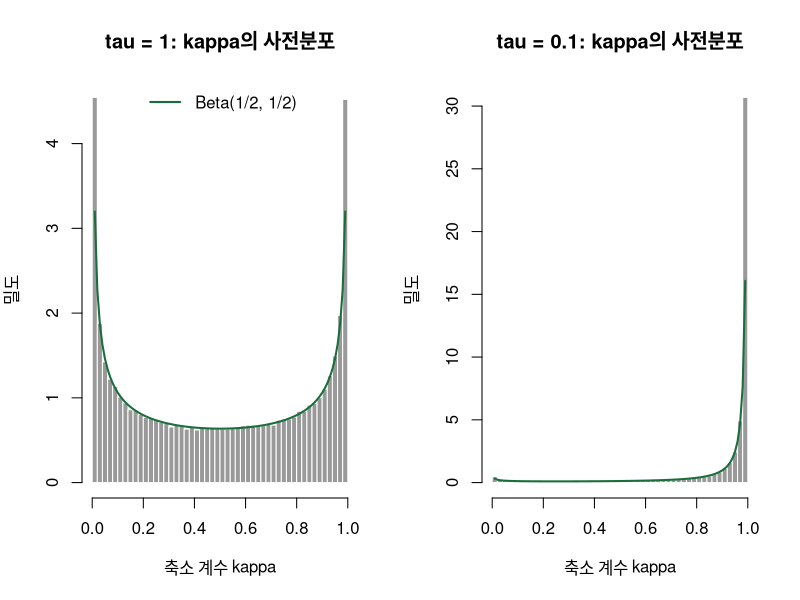
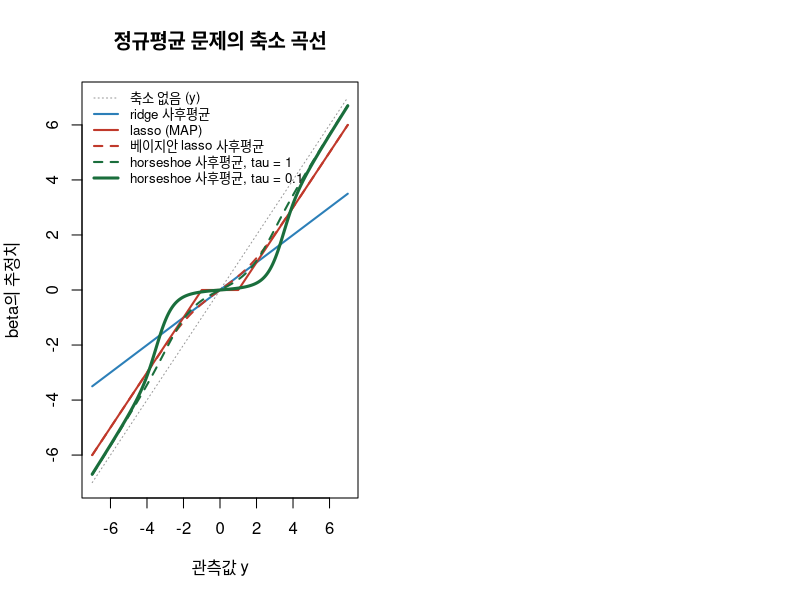
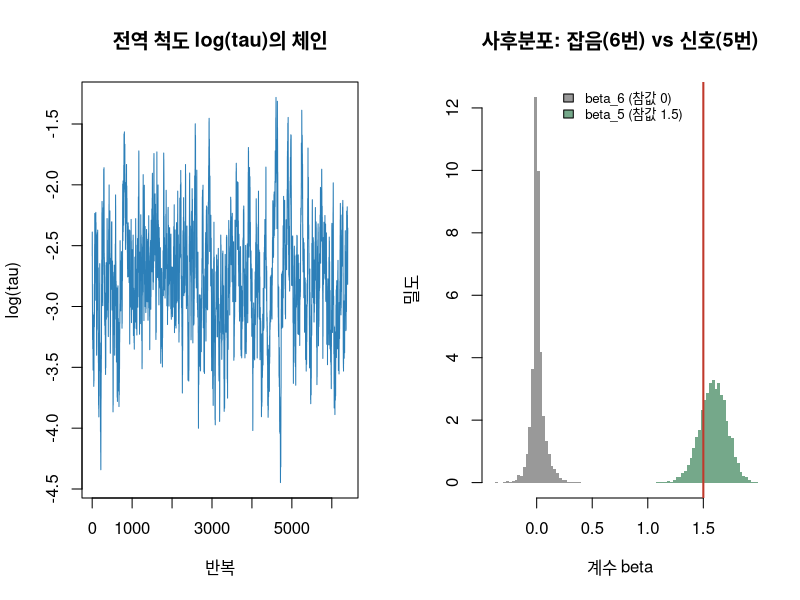
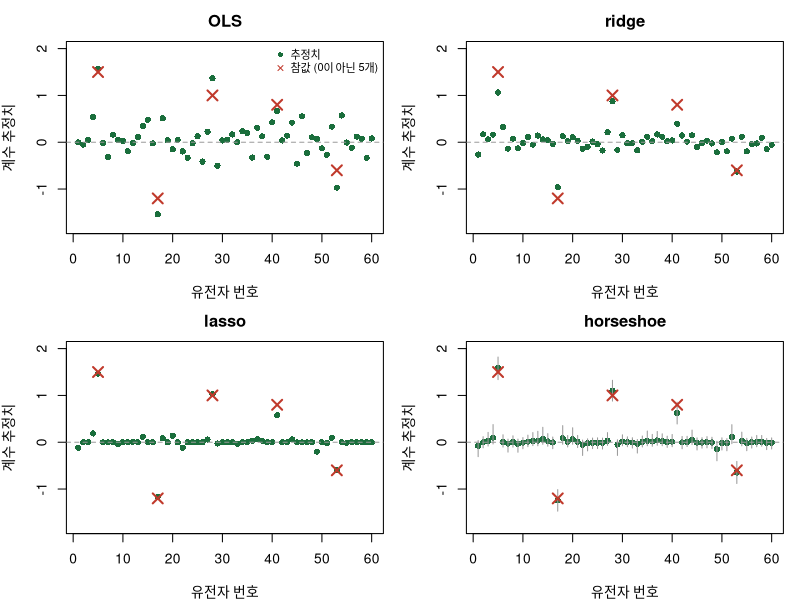
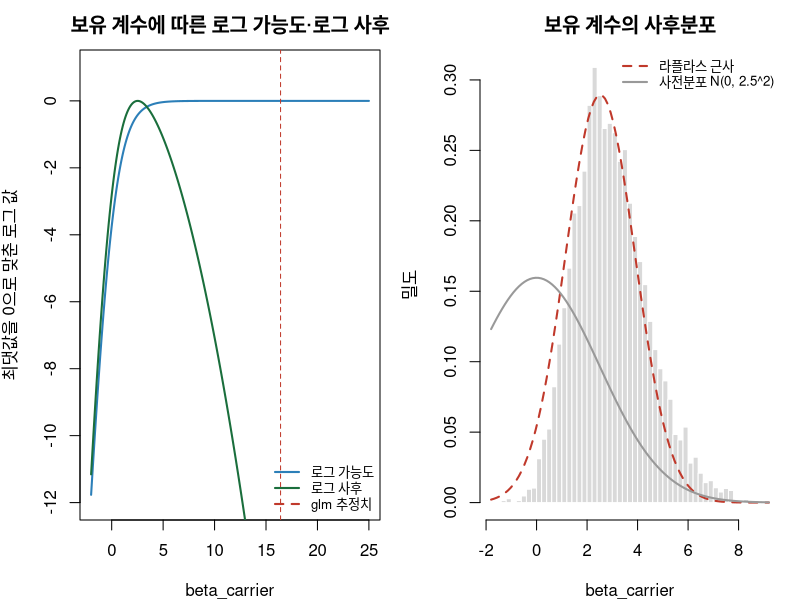
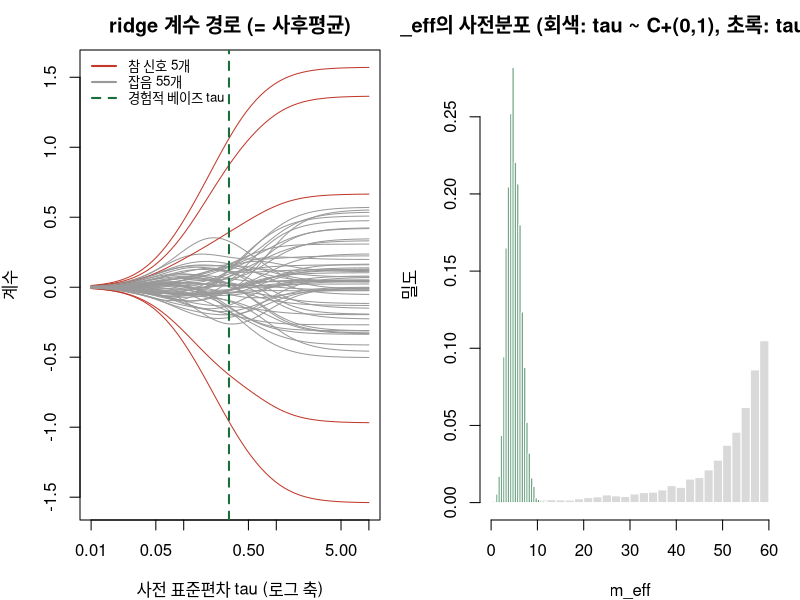

These charts were generated, in order, by the following R code:
## ---- chunk 1
set.seed(8); n <- 80; p <- 60                             # 환자 80명, 후보 유전자 60개
sigma_x <- 0.5^abs(outer(1:p, 1:p, "-"))                  # 이웃 유전자끼리 상관 0.5^|i-j|
x_mat <- matrix(rnorm(n * p), n, p) %*% chol(sigma_x)
x_mat <- apply(x_mat, 2, function(v) (v - mean(v)) / sd(v))   # 열 표준화
idx_true <- c(5, 17, 28, 41, 53); beta_true <- rep(0, p); beta_true[idx_true] <- c(1.5, -1.2, 1.0, 0.8, -0.6)  # 5개만 0이 아님
y <- drop(x_mat %*% beta_true + rnorm(n, 0, 1)); y <- y - mean(y)   # 약물 반응 (중심화)
b_ols <- drop(solve(crossprod(x_mat), crossprod(x_mat, y)))         # OLS
rmse <- function(b, j = 1:p) sqrt(mean((b[j] - beta_true[j])^2))  # 계수 RMSE
cat(sprintf("OLS 계수 RMSE = %.3f | 참값이 0인 55개 중 |OLS 추정치|의 최댓값 = %.2f\n", rmse(b_ols), max(abs(b_ols[-idx_true]))))
## ---- chunk 2
neg_log_marg <- function(par) {                  # -log N(y; 0, sigma^2 I + tau^2 XX') (상수 제외)
  k_mat <- exp(2 * par[1]) * diag(n) + exp(2 * par[2]) * tcrossprod(x_mat); r <- chol(k_mat)
  sum(log(diag(r))) + 0.5 * sum(backsolve(r, y, transpose = TRUE)^2)
}
fit_eb <- optim(c(0, log(0.3)), neg_log_marg); sigma_eb <- exp(fit_eb$par[1]); tau_eb <- exp(fit_eb$par[2]); lambda_r <- sigma_eb^2 / tau_eb^2
b_ridge <- drop(solve(crossprod(x_mat) + lambda_r * diag(p), crossprod(x_mat, y)))  # ridge 공식
v_post <- solve(crossprod(x_mat) / sigma_eb^2 + diag(p) / tau_eb^2); m_post <- drop(v_post %*% crossprod(x_mat, y)) / sigma_eb^2  # 켤레 사후 공분산·평균
cat(sprintf("sigma = %.3f, tau = %.3f, lambda = sigma^2/tau^2 = %.2f | ridge와 사후평균의 최대 차이 = %.1e\n",
            sigma_eb, tau_eb, lambda_r, max(abs(b_ridge - m_post))))
sd_ridge <- sqrt(diag(v_post)); tab_r <- round(cbind(beta_true, b_ridge, b_ridge - 1.96 * sd_ridge, b_ridge + 1.96 * sd_ridge)[idx_true, ], 2)
dimnames(tab_r) <- list(paste0("유전자", idx_true), c("참값", "ridge", "95% 하한", "95% 상한")); print(tab_r)
cat(sprintf("ridge 계수 RMSE = %.3f (OLS %.3f)\n", rmse(b_ridge), rmse(b_ols)))
## ---- chunk 3
soft <- function(z, g) sign(z) * pmax(abs(z) - g, 0)        # soft-thresholding
lasso_cd <- function(x, y, lambda, beta = rep(0, ncol(x)), max_sweep = 1000, tol = 1e-8) {
  xtx <- crossprod(x); xty <- drop(crossprod(x, y))
  for (s in 1:max_sweep) {
    b_old <- beta                                           # 한 바퀴(sweep) 전의 값
    for (j in seq_along(beta))                              # 좌표 하나씩, 나머지는 고정. 첫 인자가 x_j'(부분잔차)
      beta[j] <- soft(xty[j] - sum(xtx[j, -j] * beta[-j]), lambda) / xtx[j, j]
    if (max(abs(beta - b_old)) < tol) break
  }
  beta
}
lam_max <- max(abs(crossprod(x_mat, y))); lam_grid <- exp(seq(log(lam_max), log(0.03 * lam_max), length.out = 25))  # lam_max 이상이면 모두 0
set.seed(1); fold <- sample(rep(1:5, length.out = n))       # 5겹 교차검증
cv_one <- function(k) {                                     # warm start: 앞 lambda의 해에서 출발
  tr <- fold != k; b <- rep(0, p); out <- numeric(length(lam_grid))
  for (i in seq_along(lam_grid)) {
    b <- lasso_cd(x_mat[tr, ], y[tr], lam_grid[i], b, tol = 1e-6); out[i] <- mean((y[!tr] - x_mat[!tr, ] %*% b)^2) }
  out
}
cv_mse <- rowMeans(sapply(1:5, cv_one)); lam_cv <- lam_grid[which.min(cv_mse)]
b_lasso <- lasso_cd(x_mat, y, lam_cv); kkt <- abs(drop(crossprod(x_mat, y - x_mat %*% b_lasso)))  # 0인 계수에서 lambda 이하여야 함
cat(sprintf("lambda = %.2f (격자 %d번째) | 0이 아닌 계수 %d개 (참 신호 %d개 포함) | 0인 계수의 max|x'r| = %.2f\n",
            lam_cv, which.min(cv_mse), sum(b_lasso != 0), sum(b_lasso[idx_true] != 0), max(kkt[b_lasso == 0])))
cat("참 신호 위치의 lasso 추정치:", round(b_lasso[idx_true], 2), sprintf("| 계수 RMSE = %.3f\n", rmse(b_lasso)))
## ---- chunk 4
set.seed(2); lam_draw <- abs(rcauchy(1e5))                 # lambda_j ~ C+(0,1)
kappa_1 <- 1 / (1 + lam_draw^2 * 1^2); kappa_01 <- 1 / (1 + lam_draw^2 * 0.1^2)   # tau = 1, tau = 0.1
par(mfrow = c(1, 2))
hist(kappa_1, breaks = 50, freq = FALSE, col = "grey60", border = "white", main = "tau = 1: kappa의 사전분포", xlab = "축소 계수 kappa", ylab = "밀도")
curve(dbeta(x, 0.5, 0.5), add = TRUE, col = "#1a6e3c", lwd = 2); legend("top", "Beta(1/2, 1/2)", col = "#1a6e3c", lwd = 2, bty = "n")
hist(kappa_01, breaks = 50, freq = FALSE, col = "grey60", border = "white", main = "tau = 0.1: kappa의 사전분포", xlab = "축소 계수 kappa", ylab = "밀도")
curve(0.1 / pi / (sqrt(x * (1 - x)) * (1 + (0.1^2 - 1) * x)), add = TRUE, col = "#1a6e3c", lwd = 2)   # p(kappa | tau) 정확한 밀도
cat(sprintf("tau = 1  : Pr(kappa > 0.9) = %.3f, Pr(kappa < 0.5) = %.3f\n", mean(kappa_1 > 0.9), mean(kappa_1 < 0.5)))
cat(sprintf("tau = 0.1: Pr(kappa > 0.9) = %.3f, Pr(kappa < 0.5) = %.3f\n", mean(kappa_01 > 0.9), mean(kappa_01 < 0.5)))
## ---- chunk 5
hs_mean <- function(y, tau) {   # horseshoe 사후평균 (1 - E[kappa | y]) y. f는 kappa의 비정규화 사후밀도
  f <- function(k) exp(-k * y^2 / 2) / (sqrt(1 - k) * (1 + (tau^2 - 1) * k))
  y * (1 - integrate(function(k) k * f(k), 0, 1)$value / integrate(f, 0, 1)$value)
}
blasso_mean <- function(y, b = 1) {   # Laplace(0, b) 사전분포의 사후평균 (sigma = 1), 0에서 꺾이므로 나눠 적분
  g <- function(t) dnorm(y, t) * exp(-abs(t) / b)
  num <- integrate(function(t) t * g(t), -Inf, 0)$value + integrate(function(t) t * g(t), 0, Inf)$value
  num / (integrate(g, -Inf, 0)$value + integrate(g, 0, Inf)$value)
}
y_grid <- seq(-7, 7, length.out = 281); plot(y_grid, y_grid, type = "l", lty = 3, col = "grey60", main = "정규평균 문제의 축소 곡선", xlab = "관측값 y", ylab = "beta의 추정치")
lines(y_grid, y_grid / 2, col = "#2c7fb8", lwd = 2); lines(y_grid, soft(y_grid, 1), col = "#c0392b", lwd = 2)   # ridge, lasso MAP
lines(y_grid, sapply(y_grid, blasso_mean), col = "#c0392b", lwd = 2, lty = 2); lines(y_grid, sapply(y_grid, hs_mean, tau = 1), col = "#1a6e3c", lwd = 2, lty = 2)
lines(y_grid, sapply(y_grid, hs_mean, tau = 0.1), col = "#1a6e3c", lwd = 3)
legend("topleft", bty = "n", cex = 0.8, lwd = c(1, 2, 2, 2, 2, 3), lty = c(3, 1, 1, 2, 2, 1), col = c("grey60", "#2c7fb8", "#c0392b", "#c0392b", "#1a6e3c", "#1a6e3c"),
       legend = c("축소 없음 (y)", "ridge 사후평균", "lasso (MAP)", "베이지안 lasso 사후평균",
                  "horseshoe 사후평균, tau = 1", "horseshoe 사후평균, tau = 0.1"))
y_show <- c(0.5, 1, 3, 6); tab_s <- round(rbind(y_show / 2, soft(y_show, 1), sapply(y_show, blasso_mean), sapply(y_show, hs_mean, tau = 0.1)), 2)
dimnames(tab_s) <- list(c("ridge", "lasso MAP", "베이지안 lasso", "horseshoe(0.1)"), paste0("y=", y_show)); print(tab_s)
## ---- chunk 6
gibbs_horseshoe <- function(x, y, n_iter = 5000, seed = 1, tau_scale = 1) {
  set.seed(seed); n <- nrow(x); p <- ncol(x); xtx <- crossprod(x); xty <- drop(crossprod(x, y))
  beta <- rep(0, p); sigma2 <- var(y); lambda2 <- nu <- rep(1, p); tau2 <- xi <- 1           # 초기값
  out_beta <- matrix(0, n_iter, p); out_tau <- out_sigma <- numeric(n_iter)                  # 저장 공간
  for (it in 1:n_iter) {
    r <- chol(xtx + diag(1 / (lambda2 * tau2)))                                  # A = R'R
    beta <- backsolve(r, backsolve(r, xty, transpose = TRUE)) + sqrt(sigma2) * backsolve(r, rnorm(p))  # 1) beta
    sb <- sum(beta^2 / lambda2)
    sigma2 <- 1 / rgamma(1, (n + p) / 2, rate = sum((y - x %*% beta)^2) / 2 + sb / (2 * tau2))        # 2) sigma^2
    lambda2 <- 1 / rgamma(p, 1, rate = 1 / nu + beta^2 / (2 * tau2 * sigma2))   # 3) 국소 척도
    nu <- 1 / rgamma(p, 1, rate = 1 + 1 / lambda2)                              # 4) 보조변수 nu_j
    tau2 <- 1 / rgamma(1, (p + 1) / 2, rate = 1 / xi + sum(beta^2 / lambda2) / (2 * sigma2))  # 5) 전역 척도
    xi <- 1 / rgamma(1, 1, rate = 1 / tau_scale^2 + 1 / tau2)                   # 6) 보조변수 xi
    out_beta[it, ] <- beta; out_tau[it] <- sqrt(tau2); out_sigma[it] <- sqrt(sigma2)
  }
  keep <- (n_iter / 5 + 1):n_iter; list(beta = out_beta[keep, ], tau = out_tau[keep], sigma = out_sigma[keep])  # 앞 20% 번인 제외
}
fit_hs <- gibbs_horseshoe(x_mat, y, n_iter = 8000, seed = 1)
var_plus_hat <- function(sims) {               # 아래 두 함수는 W6에서 만든 것과 같습니다
  sims <- as.matrix(sims); n <- nrow(sims); m <- ncol(sims)
  ((n - 1) / n) * mean(apply(sims, 2, var)) + if (m > 1) var(colMeans(sims)) else 0
}
ess_basic <- function(sims) {
  sims <- as.matrix(sims); n0 <- nrow(sims); h <- floor(n0 / 2)
  sp <- cbind(sims[1:h, , drop = FALSE], sims[(n0 - h + 1):n0, , drop = FALSE])  # split
  n <- nrow(sp); m <- ncol(sp); w <- mean(apply(sp, 2, var)); var_plus <- var_plus_hat(sp)
  if (!is.finite(var_plus) || var_plus <= 0) return(NA_real_)
  acov <- sapply(seq_len(m), function(j)      # 체인별 자기공분산을 시차 n-1 까지
    acf(sp[, j], lag.max = n - 1, type = "covariance", plot = FALSE)$acf[, 1, 1])
  rho <- 1 - (w - rowMeans(as.matrix(acov))) / var_plus   # rho[k] 는 시차 k-1 의 자기상관
  n_pair <- floor(length(rho) / 2)                        # 시차 0부터 둘씩: (r0+r1), (r2+r3), ...
  pair <- cummin(rho[2 * (1:n_pair) - 1] + rho[2 * (1:n_pair)])   # 초기 단조 수열
  keep <- which(pair < 0)[1] - 1; if (is.na(keep)) keep <- n_pair  # 첫 음수 직전까지
  tau <- -1 + 2 * (if (keep >= 1) sum(pair[1:keep]) else 0)
  m * n / max(tau, 1 / log10(m * n))          # mn / tau. 상한 없음(반상관이면 ESS > mn)
}
ess_beta <- apply(fit_hs$beta, 2, ess_basic); cat(sprintf("사후표본 %d개 | ESS: log(tau) %.0f, sigma %.0f, beta 최소 %.0f / 중앙값 %.0f | tau 사후중앙값 %.3f, sigma 사후평균 %.2f\n",
            length(fit_hs$tau), ess_basic(log(fit_hs$tau)), ess_basic(fit_hs$sigma), min(ess_beta), median(ess_beta), median(fit_hs$tau), mean(fit_hs$sigma)))
par(mfrow = c(1, 2)); brk <- seq(min(fit_hs$beta[, 5:6]) - 0.05, max(fit_hs$beta[, 5:6]) + 0.05, by = 0.025)   # 두 히스토그램에 같은 구간
plot(log(fit_hs$tau), type = "l", col = "#2c7fb8", main = "전역 척도 log(tau)의 체인", xlab = "반복", ylab = "log(tau)")
hist(fit_hs$beta[, 6], breaks = brk, freq = FALSE, col = "grey60", border = NA, xlim = c(-0.4, 1.9), main = "사후분포: 잡음(6번) vs 신호(5번)", xlab = "계수 beta", ylab = "밀도")
hist(fit_hs$beta[, 5], breaks = brk, freq = FALSE, col = adjustcolor("#1a6e3c", 0.6), border = NA, add = TRUE)
abline(v = beta_true[5], col = "#c0392b", lwd = 2); legend("top", c("beta_6 (참값 0)", "beta_5 (참값 1.5)"), fill = c("grey60", adjustcolor("#1a6e3c", 0.6)), bty = "n", cex = 0.8)
## ---- chunk 7
#| fig-height: 6.5
b_hs <- colMeans(fit_hs$beta); ci_hs <- apply(fit_hs$beta, 2, quantile, c(0.025, 0.975)); est <- cbind(OLS = b_ols, ridge = b_ridge, lasso = b_lasso, horseshoe = b_hs)
par(mfrow = c(2, 2), mar = c(4, 4, 2.5, 1))
for (k in 1:4) {
  plot(1:p, est[, k], pch = 16, col = "#1a6e3c", ylim = c(-1.8, 2), main = colnames(est)[k], xlab = "유전자 번호", ylab = "계수 추정치")
  if (k == 4) segments(1:p, ci_hs[1, ], 1:p, ci_hs[2, ], col = "grey60")   # 95% 신용구간
  abline(h = 0, col = "grey60", lty = 2); points(idx_true, beta_true[idx_true], pch = 4, col = "#c0392b", cex = 1.6, lwd = 2)
  if (k == 1) legend("topright", c("추정치", "참값 (0이 아닌 5개)"), pch = c(16, 4), col = c("#1a6e3c", "#c0392b"), bty = "n", cex = 0.8)
}
tab_e <- round(rbind(apply(est, 2, rmse), apply(est, 2, rmse, j = idx_true), apply(est, 2, rmse, j = -idx_true)), 3)
rownames(tab_e) <- c("전체 60개", "신호 5개", "잡음 55개"); print(tab_e)
cover <- ci_hs[1, ] <= beta_true & beta_true <= ci_hs[2, ]; excl0 <- which(ci_hs[1, ] > 0 | ci_hs[2, ] < 0)
cat(sprintf("horseshoe 95%% 신용구간: 참값을 덮은 계수 %d/%d, 0을 포함하지 않는 계수: %s\n", sum(cover), p, paste(excl0, collapse = ", ")))
## ---- chunk 8
set.seed(80); n_cc <- 120; prs <- rnorm(n_cc)            # 표준화한 다유전자 점수 (가상의 데이터)
case <- rbinom(n_cc, 1, plogis(0.8 * prs))                # 환자 1, 대조군 0
carrier <- rep(0, n_cc); carrier[sample(which(case == 1), 6)] <- 1   # 보유자 6명은 모두 환자
fit_glm <- glm(case ~ carrier + prs, family = binomial); print(round(summary(fit_glm)$coefficients, 2)); cat("glm 수렴 여부:", fit_glm$converged, "\n")
log1pexp <- function(x) ifelse(x > 30, x, log1p(exp(x))) # W4/W5와 같은 오버플로 방지 도우미
x_cc <- cbind(1, carrier, prs); log_lik_logit <- function(b) { eta <- drop(x_cc %*% b); sum(case * eta - log1pexp(eta)) }
log_post_logit <- function(b, s_b = 2.5)                  # 절편 N(0, 10^2), 계수 N(0, s_b^2)
  log_lik_logit(b) + dnorm(b[1], 0, 10, log = TRUE) + sum(dnorm(b[-1], 0, s_b, log = TRUE))
run_mh <- function(log_post, init, prop_sd, n_iter) {    # W5의 확률보행 메트로폴리스
  draws <- matrix(NA_real_, n_iter, length(init)); cur <- init; lp_cur <- log_post(cur); n_acc <- 0
  for (i in seq_len(n_iter)) {
    prop <- cur + rnorm(length(init), 0, prop_sd); lp_prop <- log_post(prop)
    if (log(runif(1)) < lp_prop - lp_cur) { cur <- prop; lp_cur <- lp_prop; n_acc <- n_acc + 1 }
    draws[i, ] <- cur }
  list(draws = draws, acc_rate = n_acc / n_iter)
}
fit_map <- optim(c(0, 0, 0), function(b) -log_post_logit(b), method = "BFGS", hessian = TRUE); sd_lap <- sqrt(solve(fit_map$hessian)[2, 2])  # MAP, 라플라스 sd
set.seed(42); fit_mh <- run_mh(log_post_logit, fit_map$par, c(0.25, 1.2, 0.25), 20000); draws_mh <- fit_mh$draws[-(1:2000), ]  # 번인 제거
draws_c <- draws_mh[, 2]                                  # 보유 계수의 사후표본
cat(sprintf("보유 계수: MAP %.2f (라플라스 sd %.2f, 95%% %.2f ~ %.2f) | 수용률 %.2f, ESS %.0f | 사후중앙값 %.2f (95%% %.2f ~ %.2f) | PRS 사후중앙값 %.2f\n", fit_map$par[2],
            sd_lap, fit_map$par[2] - 1.96 * sd_lap, fit_map$par[2] + 1.96 * sd_lap, fit_mh$acc_rate, ess_basic(draws_c), median(draws_c), quantile(draws_c, 0.025), quantile(draws_c, 0.975), median(draws_mh[, 3])))
bc_grid <- seq(-2, 25, length.out = 300); ll_c <- sapply(bc_grid, function(v) log_lik_logit(replace(fit_map$par, 2, v)))
lp_c <- sapply(bc_grid, function(v) log_post_logit(replace(fit_map$par, 2, v)))   # 보유 계수 외에는 MAP에 고정
par(mfrow = c(1, 2)); plot(bc_grid, ll_c - max(ll_c), type = "l", lwd = 2, col = "#2c7fb8", ylim = c(-12, 1), main = "보유 계수에 따른 로그 가능도·로그 사후", xlab = "beta_carrier", ylab = "최댓값을 0으로 맞춘 로그 값")
lines(bc_grid, lp_c - max(lp_c), lwd = 2, col = "#1a6e3c"); abline(v = coef(fit_glm)[2], col = "#c0392b", lty = 2)
legend("bottomright", c("로그 가능도", "로그 사후", "glm 추정치"), col = c("#2c7fb8", "#1a6e3c", "#c0392b"), lty = c(1, 1, 2), lwd = 2, bty = "n", cex = 0.8)
hist(draws_c, breaks = 50, freq = FALSE, col = "grey85", border = "white", main = "보유 계수의 사후분포", xlab = "beta_carrier", ylab = "밀도")
curve(dnorm(x, fit_map$par[2], sd_lap), add = TRUE, col = "#c0392b", lwd = 2, lty = 2); curve(dnorm(x, 0, 2.5), add = TRUE, col = "grey60", lwd = 2)
legend("topright", c("라플라스 근사", "사전분포 N(0, 2.5^2)"), col = c("#c0392b", "grey60"), lwd = 2, lty = c(2, 1), bty = "n", cex = 0.8)
## ---- chunk 9
tau_set <- exp(seq(log(0.01), log(10), length.out = 60)); path <- sapply(tau_set, function(t) solve(crossprod(x_mat) + (sigma_eb^2 / t^2) * diag(p), crossprod(x_mat, y)))
post_m <- sapply(tau_set, function(t) solve(crossprod(x_mat) / sigma_eb^2 + diag(p) / t^2, crossprod(x_mat, y) / sigma_eb^2))
cat(sprintf("모든 tau에서 최대 차이 = %.1e | tau = 10일 때 OLS와의 최대 차이 = %.4f\n", max(abs(path - post_m)), max(abs(path[, 60] - b_ols))))
matplot(tau_set, t(path), type = "l", lty = 1, log = "x", col = ifelse(1:p %in% idx_true, "#c0392b", "grey60"),
        main = "ridge 계수 경로 (= 사후평균)", xlab = "사전 표준편차 tau (로그 축)", ylab = "계수")
abline(v = tau_eb, col = "#1a6e3c", lty = 2, lwd = 2); legend("topleft", c("참 신호 5개", "잡음 55개", "경험적 베이즈 tau"), col = c("#c0392b", "grey60", "#1a6e3c"), lty = c(1, 1, 2), lwd = 2, bty = "n", cex = 0.8)
## ---- chunk 10
s_set <- c(1, 2.5, 5, 10, 100); sens <- t(sapply(s_set, function(s) optim(c(0, 0, 0), function(b) -log_post_logit(b, s_b = s), method = "BFGS")$par[2:3]))
tab_sens <- data.frame(s_set, round(sens, 2)); names(tab_sens) <- c("사전 sd", "보유 계수 MAP", "PRS 계수 MAP"); print(tab_sens)
## ---- chunk 11
tau0 <- 5 / (p - 5) / sqrt(n)
set.seed(3); lam_sim <- matrix(abs(rcauchy(4000 * p)), 4000, p)           # 사전분포에서 lambda_j
m_eff <- function(tau) rowSums(1 - 1 / (1 + n * tau^2 * lam_sim^2)); m_fix <- m_eff(tau0); m_hc <- m_eff(abs(rcauchy(4000)))  # tau0 고정 vs C+(0,1)
fit_hs0 <- gibbs_horseshoe(x_mat, y, n_iter = 5000, seed = 1, tau_scale = tau0); b_hs0 <- colMeans(fit_hs0$beta)
cat(sprintf("tau0 = %.4f | m_eff 평균: tau = tau0 에서 %.1f, tau ~ C+(0,1) 에서 %.1f\n", tau0, mean(m_fix), mean(m_hc)))
cat(sprintf("tau 사후중앙값 %.3f -> %.3f | 잡음 55개 RMSE %.3f -> %.3f | 신호 5개 RMSE %.3f -> %.3f\n", median(fit_hs$tau),
            median(fit_hs0$tau), rmse(b_hs, -idx_true), rmse(b_hs0, -idx_true), rmse(b_hs, idx_true), rmse(b_hs0, idx_true)))
hist(m_hc, breaks = 40, freq = FALSE, col = "grey85", border = "white", xlim = c(0, p), ylim = c(0, max(hist(m_fix, breaks = 30, plot = FALSE)$density)), main = "m_eff의 사전분포 (회색: tau ~ C+(0,1), 초록: tau = tau0)", xlab = "m_eff", ylab = "밀도")
hist(m_fix, breaks = 30, freq = FALSE, col = adjustcolor("#1a6e3c", 0.6), border = "white", add = TRUE)
